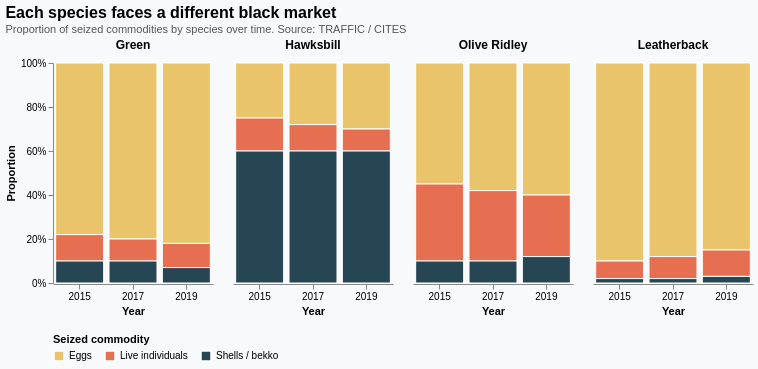

The Vega-Lite source for this figure:
### Vega-Lite specification from a JSON file in a GitHub repository (floating-point values rounded to 4 significant figures)
{"$schema": "https://vega.github.io/schema/vega-lite/v5.json", "title": {"text": "Each species faces a different black market", "subtitle": "Proportion of seized commodities by species over time. Source: TRAFFIC / CITES", "fontSize": 16, "subtitleFontSize": 11, "anchor": "start", "subtitleColor": "#555"}, "background": "#f7f9fb", "config": {"view": {"stroke": null}, "axis": {"grid": false}}, "data": {"values": [{"species": "Green", "year": 2015, "commodity": "Eggs", "pct": 78}, {"species": "Green", "year": 2015, "commodity": "Live individuals", "pct": 12}, {"species": "Green", "year": 2015, "commodity": "Shells / bekko", "pct": 10}, {"species": "Green", "year": 2017, "commodity": "Eggs", "pct": 80}, {"species": "Green", "year": 2017, "commodity": "Live individuals", "pct": 10}, {"species": "Green", "year": 2017, "commodity": "Shells / bekko", "pct": 10}, {"species": "Green", "year": 2019, "commodity": "Eggs", "pct": 82}, {"species": "Green", "year": 2019, "commodity": "Live individuals", "pct": 11}, {"species": "Green", "year": 2019, "commodity": "Shells / bekko", "pct": 7}, {"species": "Hawksbill", "year": 2015, "commodity": "Eggs", "pct": 25}, {"species": "Hawksbill", "year": 2015, "commodity": "Live individuals", "pct": 15}, {"species": "Hawksbill", "year": 2015, "commodity": "Shells / bekko", "pct": 60}, {"species": "Hawksbill", "year": 2017, "commodity": "Eggs", "pct": 28}, {"species": "Hawksbill", "year": 2017, "commodity": "Live individuals", "pct": 12}, {"species": "Hawksbill", "year": 2017, "commodity": "Shells / bekko", "pct": 60}, {"species": "Hawksbill", "year": 2019, "commodity": "Eggs", "pct": 30}, {"species": "Hawksbill", "year": 2019, "commodity": "Live individuals", "pct": 10}, {"species": "Hawksbill", "year": 2019, "commodity": "Shells / bekko", "pct": 60}, {"species": "Olive Ridley", "year": 2015, "commodity": "Eggs", "pct": 55}, {"species": "Olive Ridley", "year": 2015, "commodity": "Live individuals", "pct": 35}, {"species": "Olive Ridley", "year": 2015, "commodity": "Shells / bekko", "pct": 10}, {"species": "Olive Ridley", "year": 2017, "commodity": "Eggs", "pct": 58}, {"species": "Olive Ridley", "year": 2017, "commodity": "Live individuals", "pct": 32}, {"species": "Olive Ridley", "year": 2017, "commodity": "Shells / bekko", "pct": 10}, {"species": "Olive Ridley", "year": 2019, "commodity": "Eggs", "pct": 60}, {"species": "Olive Ridley", "year": 2019, "commodity": "Live individuals", "pct": 28}, {"species": "Olive Ridley", "year": 2019, "commodity": "Shells / bekko", "pct": 12}, {"species": "Leatherback", "year": 2015, "commodity": "Eggs", "pct": 90}, {"species": "Leatherback", "year": 2015, "commodity": "Live individuals", "pct": 8}, {"species": "Leatherback", "year": 2015, "commodity": "Shells / bekko", "pct": 2}, {"species": "Leatherback", "year": 2017, "commodity": "Eggs", "pct": 88}, {"species": "Leatherback", "year": 2017, "commodity": "Live individuals", "pct": 10}, {"species": "Leatherback", "year": 2017, "commodity": "Shells / bekko", "pct": 2}, {"species": "Leatherback", "year": 2019, "commodity": "Eggs", "pct": 85}, {"species": "Leatherback", "year": 2019, "commodity": "Live individuals", "pct": 12}, {"species": "Leatherback", "year": 2019, "commodity": "Shells / bekko", "pct": 3}]}, "facet": {"column": {"field": "species", "type": "nominal", "sort": ["Green", "Hawksbill", "Olive Ridley", "Leatherback"], "header": {"title": null, "labelFontSize": 12, "labelFontWeight": "bold"}}}, "spec": {"width": 160, "height": 220, "mark": {"type": "bar", "stroke": "white", "strokeWidth": 1}, "encoding": {"x": {"field": "year", "type": "ordinal", "axis": {"title": "Year", "labelAngle": 0}}, "y": {"field": "pct", "type": "quantitative", "stack": "normalize", "axis": {"title": "Proportion", "format": ".0%"}}, "color": {"field": "commodity", "type": "nominal", "scale": {"domain": ["Eggs", "Live individuals", "Shells / bekko"], "range": ["#e9c46a", "#e76f51", "#264653"]}, "legend": {"title": "Seized commodity", "orient": "bottom"}}, "tooltip": [{"field": "species", "title": "Species"}, {"field": "year", "title": "Year"}, {"field": "commodity", "title": "Commodity"}, {"field": "pct", "title": "Proportion (%)", "format": ".0f"}]}}}
